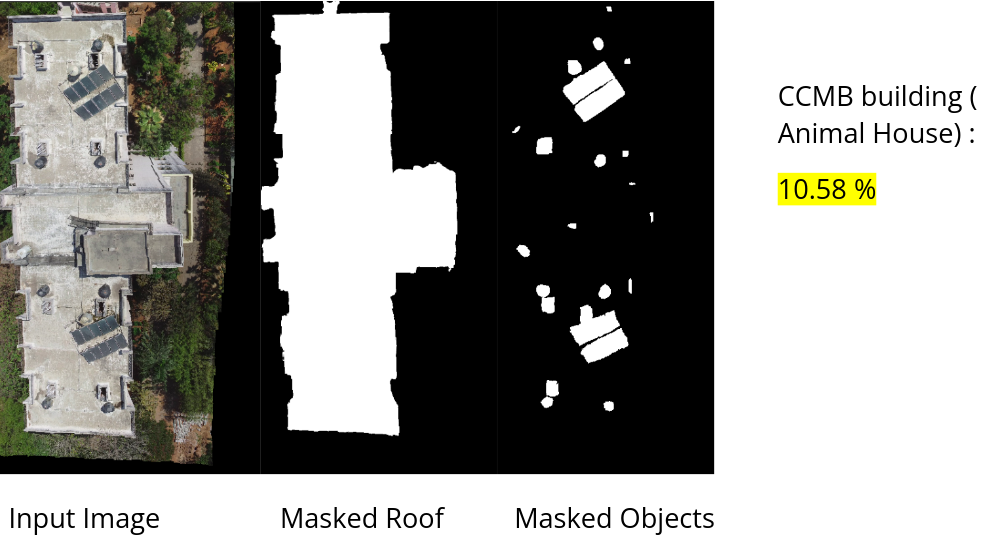
#> input picture roof_layout_occupancy/images/roof_occupancy.png, 996 x 539 px, given in place of 1.png, which was not available
$ python stitch.py --image_folder ../images --roof_mask_folder ../images --object_mask_folder ../images --save_folder out
#> lines starting #> are read from the running program, lines starting #| are printed output that depends on the picture; pictures that were not available may be replaced by others from this repository, and a replacement may not be noted
import cv2
import matplotlib.pyplot as plt
import numpy as np
import time
import argparse
import os

# [58 lines left out: functions extract_features, track_features, stitch, not called in this run]

if __name__ == "__main__":

    parser = argparse.ArgumentParser(description='Stitching Images')
    parser.add_argument('-i', '--image_folder', help='Image folder', required=True)
    parser.add_argument('-r', '--roof_mask_folder', help='Roof Mask folder', required=True)
    parser.add_argument('-o', '--object_mask_folder', help='Object Mask folder', required=True)
    parser.add_argument('-s', '--save_folder', help='Save Folder',required=True)
    opt = parser.parse_args()
    count = 0
    H = np.eye(3)
    H_old = H
    num_img = len(os.listdir('images'))
    # breakpoint()
    for i in range(0, num_img):
        j = i+1
        if(count == 0):
            prev_frame = cv2.imread(os.path.join(opt.image_folder, str(j) + '.png'))
#> prev_frame is the input picture: shape (539, 996, 3); mean B, G, R 140.1, 143.6, 143.9
            prev_mask = cv2.imread(os.path.join(opt.object_mask_folder, str(j) + '.png'))
            prev_roof_mask = cv2.imread(os.path.join(opt.roof_mask_folder, str(j) + '.png'))
            prev_frame = cv2.resize(prev_frame, (0,0), fx = 0.2, fy = 0.2)
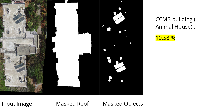
#> prev_frame: shape (108, 199, 3); mean B, G, R 139.7, 143.1, 143.4
            prev_mask = cv2.resize(prev_mask, (0, 0), fx = 0.2, fy = 0.2)
            prev_roof_mask = cv2.resize(prev_roof_mask, (384, 216))
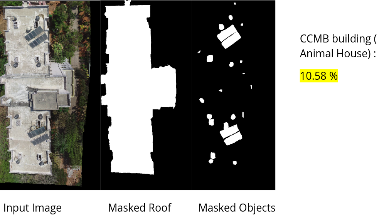
#> prev_roof_mask: shape (216, 384, 3); mean B, G, R 140.1, 143.6, 143.9

            count += 1
            warp_naive = prev_frame
            warp_mask = prev_mask
            warp_roof_mask = prev_roof_mask
            continue

        cur_frame = cv2.imread(os.path.join(opt.image_folder, str(j) + '.png'))
        cur_mask = cv2.imread(os.path.join(opt.object_mask_folder, str(j) + '.png'))
        cur_roof_mask = cv2.imread(os.path.join(opt.roof_mask_folder, str(j) + '.png'))
        cur_frame = cv2.resize(cur_frame, (0,0), fx = 0.2, fy = 0.2)
        cur_mask = cv2.resize(cur_mask, (0, 0), fx = 0.2, fy = 0.2)
        cur_roof_mask = cv2.resize(cur_roof_mask, (384, 216))
        A = stitch(prev_frame, cur_frame)

        warp_naive = cv2.warpAffine(warp_naive, A, (prev_frame.shape[1] + cur_frame.shape[1], 3000), flags = cv2.INTER_NEAREST)
        warp_mask = cv2.warpAffine(warp_mask, A, (prev_mask.shape[1] + prev_frame.shape[1], 3000), flags = cv2.INTER_NEAREST)
        warp_roof_mask = cv2.warpAffine(warp_roof_mask, A, (prev_mask.shape[1] + prev_frame.shape[1], 3000), flags = cv2.INTER_NEAREST)
        warp_naive[:cur_frame.shape[0], :cur_frame.shape[1]] = cur_frame
        warp_mask[:cur_mask.shape[0], :cur_mask.shape[1]] = np.maximum(warp_mask[:cur_mask.shape[0], :cur_mask.shape[1]],  cur_mask)
        warp_roof_mask[:cur_roof_mask.shape[0], :cur_roof_mask.shape[1]] = np.maximum(warp_roof_mask[:cur_roof_mask.shape[0], :cur_roof_mask.shape[1]],  cur_roof_mask)
        prev_frame = cur_frame
        prev_mask = cur_mask
        prev_roof_mask = cur_roof_mask


    object_stitched_mask = warp_mask
    roof_stitched_mask = warp_roof_mask
    stitched_image = warp_naive
    cv2.imwrite(os.path.join(opt.save_folder,"stitched_image.png"), stitched_image)
    cv2.imwrite(os.path.join(opt.save_folder,"stitched_object_mask.png"), object_stitched_mask)
    cv2.imwrite(os.path.join(opt.save_folder,"stitched_roof_mask.png"), roof_stitched_mask)
    stitched_image = cv2.cvtColor(stitched_image, cv2.COLOR_BGR2RGB)
    roof_stitched_mask = cv2.cvtColor(roof_stitched_mask, cv2.COLOR_BGR2RGB)
    object_stitched_mask = cv2.cvtColor(object_stitched_mask, cv2.COLOR_BGR2RGB)
    fig, ax = plt.subplots(1, 3)

    ax[0].imshow(stitched_image)
    ax[0].set_title("Stitched Image",fontdict={'fontsize': 10})
    ax[0].axis('off')
    ax[1].imshow(roof_stitched_mask)
    ax[1].set_title("Roof Mask" ,fontdict={'fontsize': 10})
    ax[1].axis('off')
    ax[2].imshow(object_stitched_mask)
    ax[2].set_title("Object Mask" ,fontdict={'fontsize': 10})
    ax[2].axis('off')
    plt.savefig(os.path.join(opt.save_folder,"stitched.png"), bbox_inches='tight', dpi = 300)
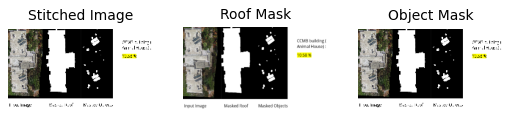
#> figure drawn by matplotlib, 3 panels
    time.sleep(1)
